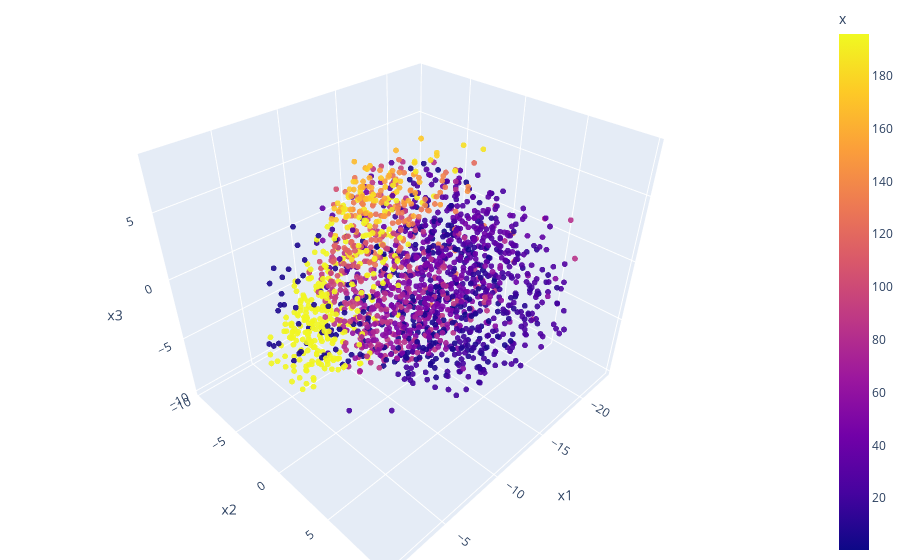

Write notebook code for a chart like this one.
### Code cell
df = pd.DataFrame(y, columns=['x1', 'x2', 'x3'])
df["x"] = data.x
df["lap"] = data.lap

fig = px.scatter_3d(df, x='x1', y='x2', z='x3', color='x', opacity=0.9, title="PCA")

fig.update_traces(marker_size=2)

# tight layout
fig.update_layout(margin=dict(l=0, r=0, b=0, t=0))
fig.show()

### Figure 1 — Plotly figure (JSON) as saved in the notebook; plotly's stock layout.template omitted (floating-point values rounded to 4 significant figures; data arrays with more than 128 entries replaced by an {"elided": "..."} marker saying what was removed)
{"data": [{"hovertemplate": "x1=%{x}<br>x2=%{y}<br>x3=%{z}<br>x=%{marker.color}<extra></extra>", "legendgroup": "", "marker": {"color": {"elided": "1851 float values"}, "coloraxis": "coloraxis", "opacity": 0.9, "size": 2, "symbol": "circle"}, "mode": "markers", "name": "", "scene": "scene", "showlegend": false, "type": "scatter3d", "x": {"elided": "1851 float values"}, "y": {"elided": "1851 float values"}, "z": {"elided": "1851 float values"}}], "layout": {"coloraxis": {"colorbar": {"title": {"text": "x"}}, "colorscale": [[0, "#0d0887"], [0.1111, "#46039f"], [0.2222, "#7201a8"], [0.3333, "#9c179e"], [0.4444, "#bd3786"], [0.5556, "#d8576b"], [0.6667, "#ed7953"], [0.7778, "#fb9f3a"], [0.8889, "#fdca26"], [1, "#f0f921"]]}, "legend": {"tracegroupgap": 0}, "margin": {"b": 0, "l": 0, "r": 0, "t": 0}, "scene": {"domain": {"x": [0, 1], "y": [0, 1]}, "xaxis": {"title": {"text": "x1"}}, "yaxis": {"title": {"text": "x2"}}, "zaxis": {"title": {"text": "x3"}}}, "title": {"text": "PCA"}}}
